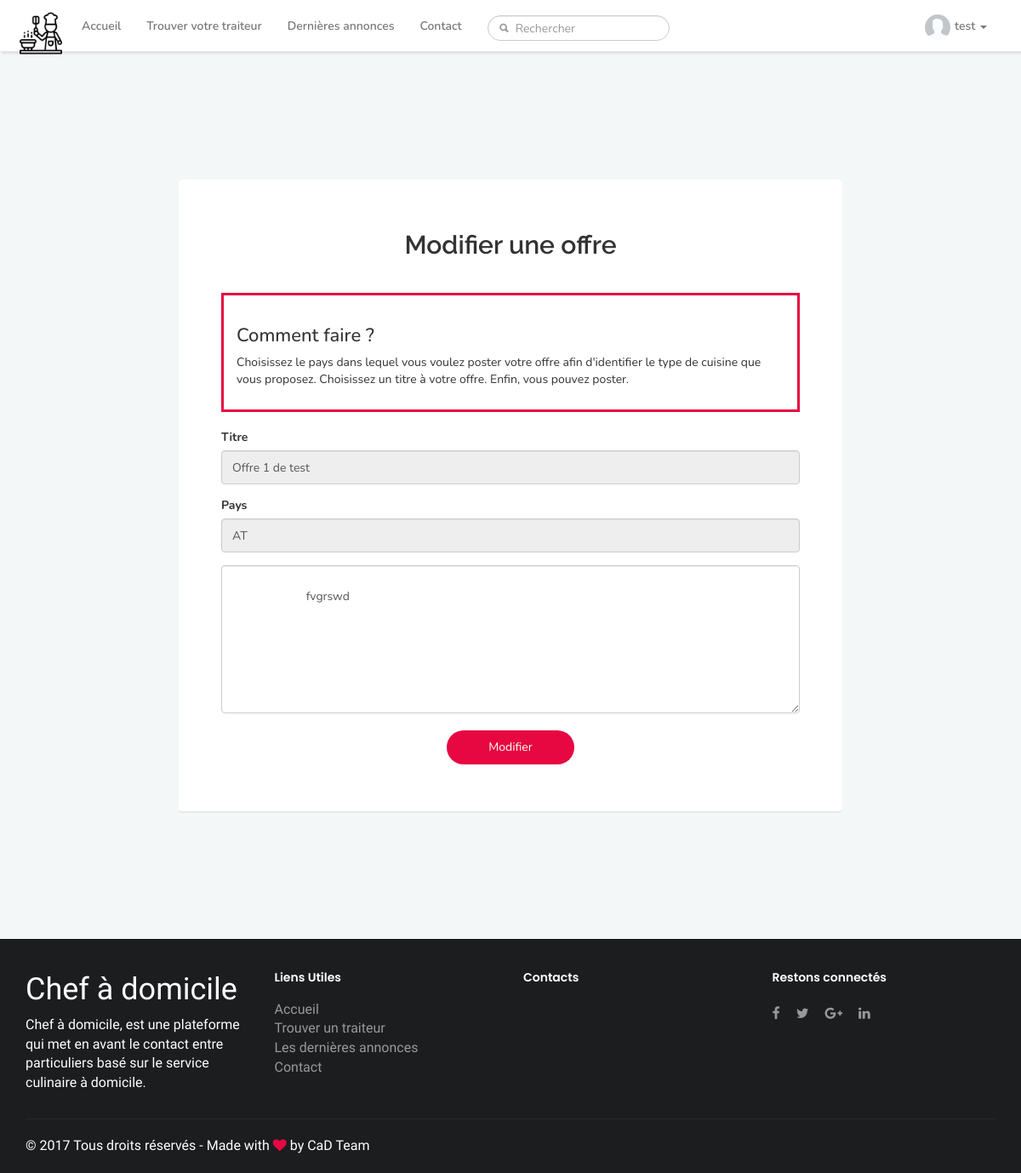
The page /modif.php?id=1 (signed in) on the database its author committed.
### tables this page shows
CREATE TABLE IF NOT EXISTS `users` (
  `id` int(11) NOT NULL AUTO_INCREMENT,
  `firstname` varchar(255) NOT NULL,
  `lastname` varchar(255) NOT NULL,
  `username` varchar(255) NOT NULL,
  `bio` varchar(255) DEFAULT NULL,
  `birthday` date DEFAULT NULL,
  `email` varchar(255) NOT NULL,
  `password` varchar(255) NOT NULL,
  `profile_picture` text NOT NULL,
  `level` int(1) DEFAULT NULL,
  `creation_date` datetime NOT NULL,
  `last_connection` datetime DEFAULT NULL,
  PRIMARY KEY (`id`)
);

CREATE TABLE IF NOT EXISTS `memo` (
  `id` int(11) NOT NULL AUTO_INCREMENT,
  `content` longtext NOT NULL,
  `pays` varchar(255) NOT NULL,
  `creation_date` datetime NOT NULL,
  `modification_date` datetime DEFAULT NULL,
  `id_user` int(11) NOT NULL,
  `title` varchar(255) NOT NULL,
  PRIMARY KEY (`id`)
);

### modif.php (the view, shortened to what this page needs)
<?php
require_once("includes/init.php");
$edit = $dbh->prepare('SELECT * FROM memo WHERE id_user = :id_user AND id = :id');
$edit->execute([':id_user' => $_SESSION['id'], ':id' => $_GET['id']]);
$edit2 = $edit->fetchAll();
include_once("includes/header.php");
?>
<div class="container form-post">
    <div class="row">
        <div class="col-xs-10 col-md-8 col-md-offset-2 col-xs-offset-1 form-custom">
            <h2 class="img-header">
                <div class="content">
                    Modifier une offre
                </div>
            </h2>
            <div class="howto">
                <h2>Comment faire ?</h2>
                <p>
                    Choisissez le pays dans lequel vous voulez poster votre offre afin d'identifier le type de cuisine que vous proposez.
                    Choisissez un titre à votre offre.
                    Enfin, vous pouvez poster.
                </p>
            </div>
            <form method="POST" action="">
                <div class="form-group">
                    <label for="title">Titre</label>
                    <input type="text" name="title" class="form-control" value="<?php echo $edit2[0]['title']?>" disabled>
                </div>
                <div class="form-group">
                    <label for="pays">Pays</label>
                    <input type="text" name="pays" class="form-control" value="<?php echo $edit2[0]['pays']?>" disabled>
                </div>
                <div class="form-group">
                    <textarea id="content" class="form-control none" rows="8" name="content" required>
                        <?php
                        echo $edit2[0]['content'];
                        ?>
                    </textarea>
                </div>
                <div class="text-center submit-button">
                    <input type="submit" class="btn-custom bttn-jelly bttn-md" name="submit" value="Modifier">
                </div>
            </form>
        </div>
    </div>
</div>
<?php
include_once("includes/footer.php");
?>

### includes/header.php (shortened to what this page needs)
<!DOCTYPE html>
<html lang="en">
<head>
    <link rel="stylesheet" href="https://maxcdn.bootstrapcdn.com/font-awesome/4.7.0/css/font-awesome.min.css">
    <link rel="stylesheet" href="https://maxcdn.bootstrapcdn.com/bootstrap/3.3.7/css/bootstrap.min.css">
    <link rel="stylesheet" href="assets/css/main.css">
    <link rel="stylesheet" href="assets/font_icons/icon_sets.css">
    <link rel="stylesheet" href="jVectorMap/jquery-jvectormap-2.0.3.css" type="text/css" media="screen"/>
</head>
<body class="colored">
<main class="main">
    <nav class="navbar navbar-default navbar-custom navbar-static-top">
        <div class="container">
            <a class="navbar-brand" href="index.php"><img src="assets/icons/people.png" style="width: 50px;"></a>
            <div id="navbar" class="navbar-collapse collapse">
                <ul class="nav navbar-nav">
                    <li><a href="index.php">Accueil</a></li>
                    <li><a href="carte.php">Trouver votre traiteur</a></li>
                    <li><a href="latest_posts.php">Dernières annonces</a></li>
                    <li><a href="contact.php">Contact</a></li>
                    <li class="search-nav">
                        <div class="navbar-form navbar-left" role="search">
                            <div class="input-group">
                                <input id="search-input" type="text" class="form-control search-form" name="search-input" placeholder="Rechercher">
                            </div>
                        </div>
                    </li>
                </ul>
                <?php
                if (isset($_SESSION) && isset($_SESSION['connected'])) :
                    $req = $dbh->query("select * FROM users WHERE id = '".$_SESSION["id"]."'");
                    $data = $req->fetch();
                    $user_image = $data['profile_picture'];
                    ?>
                    <ul class="nav navbar-nav navbar-right">
                        <li class="dropdown">
                            <a href="#" class="dropdown-toggle" data-toggle="dropdown" role="button" aria-haspopup="true" aria-expanded="false"><img src="<?= $user_image;?>" class="avatar-icon img-circle"><?=$data['username'];?>
                                <span class="caret"></span></a>
                        </li>
                    </ul>
                <?php endif;?>
            </div>
        </div>
    </nav>

### assets/css/main.css (style rules this page uses)
body { font-family: 'Nunito', sans-serif; }
body.colored { background: #f4f7f8; }
main.main { font-size: 14px; }
.navbar-custom { background: #fff; box-shadow: 2px 2px 2px rgba(0,0,0,0.1); }
.navbar-brand { padding: 8px; }
h2.img-header { font-family: 'Raleway', sans-serif; font-size: 30px; font-weight: 600; text-align: center; margin-bottom: 40px; }
.btn-custom { background: #e70841 !important; color: #fff !important; min-width: 150px; }
.nav.navbar-nav.navbar-right li { padding-right: 10px; }
.bttn-primary, .bttn, .bttn-lg, .bttn-md, .bttn-sm, .bttn-xs { color: #1d89ff; }
.bttn, .bttn-lg, .bttn-md, .bttn-sm, .bttn-xs { margin: 0; padding: 0; border-width: 0; border-color: transparent; background: transparent; font-weight: 400; cursor: pointer; position: relative; }
.bttn-md { font-size: 14px; font-family: inherit; padding: 5px 12px; }
.bttn-jelly { margin: 0; padding: 0; border-width: 0; border-color: transparent; background: transparent; font-weight: 400; cursor: pointer; position: relative; font-size: 12px; font-family: inherit; padding: 10px 12px; overflow: hidden; border-radius: 50px; background: #fff; color: #1d89ff; -webkit-transition: all 0.2s cubic-bezier(0.02, 0.01, 0.47, 1); transition: all 0.2s cubic-bezier(0.02, 0.01, 0.47, 1); }
.bttn-jelly:before { position: absolute; top: 0; left: 0; width: 100%; height: 100%; border-radius: 50px; background: currentColor; content: ''; z-index: -1; opacity: 0; -webkit-transition: all 0.2s cubic-bezier(0.02, 0.01, 0.47, 1); transition: all 0.2s cubic-bezier(0.02, 0.01, 0.47, 1); -webkit-transform: scale(0.2); transform: scale(0.2); }
.bttn-jelly.bttn-md { font-size: 14px; font-family: inherit; padding: 10px 12px; }
.submit-button { margin-bottom: 15px; margin-top: 20px; }
.avatar-icon { height: 30px; width: 30px; margin-bottom: -10px; margin-top: -10px; margin-right: 5px; }
.navbar { margin-bottom: 0px; padding-top: 6px; }
.form-control.search-form { height: 30px !important; padding: 6px 12px; border-radius: 4px !important; font-size: 14px !important; }
.form-control.none { height: auto !important; }
.form-control { height: 40px !important; padding: 6px 12px; border-radius: 4px !important; font-size: 14px !important; }
nav a { font-weight: 600; }
.navbar-form .form-group, .navbar-form .input-group { padding: 4px 0; }
.navbar-collapse { overflow: hidden; }
.howto { padding: 15px; border: 3px solid #e70841; margin-bottom: 20px; }
.howto h2 { font-size: 22px; }
.container.form-post { margin-top: 150px; margin-bottom: 150px; }
.form-custom { background: #fff; padding: 40px 50px; box-shadow: 0 2px 0 rgba(0,0,0,0.06); border-radius: 5px 5px 4px 4px; }
input.form-control.search-form { border-radius: 50px !important; }
.form-group, .input-group { margin-bottom: 15px; width: 100%; }
.search-nav .navbar-form.navbar-left .input-group { margin-bottom: 0; width: 100%; }
.search-nav .navbar-form.navbar-left input.form-control { padding: 0 10px 0 32px; }

### rows shown on the page
users: profile_picture (placeholder picture), username "test"
memo: title "Offre 1 de test", pays "AT", content "fvgrswd"
